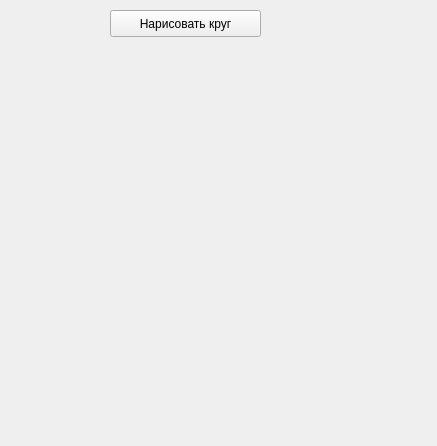
<?xml version="1.0" encoding="UTF-8"?>
<ui version="4.0">
 <class>MainWindow</class>
 <widget class="QMainWindow" name="MainWindow">
  <property name="geometry">
   <rect>
    <x>0</x>
    <y>0</y>
    <width>437</width>
    <height>446</height>
   </rect>
  </property>
  <property name="windowTitle">
   <string>MainWindow</string>
  </property>
  <widget class="QWidget" name="centralwidget">
   <widget class="QPushButton" name="pushButton">
    <property name="geometry">
     <rect>
      <x>110</x>
      <y>10</y>
      <width>151</width>
      <height>27</height>
     </rect>
    </property>
    <property name="text">
     <string>Нарисовать круг</string>
    </property>
   </widget>
  </widget>
 </widget>
 <resources/>
 <connections/>
</ui>
